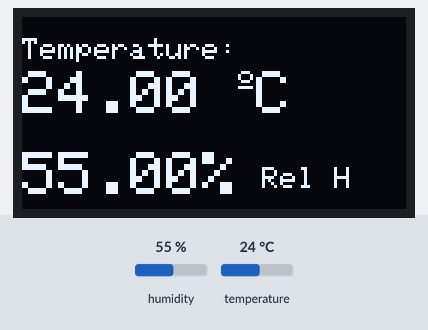
A sketch run on a simulated Arduino Uno, built with avr-gcc and run on an emulated ATmega328P. Shown: 128×64 one-colour display. The inputs (shaded band) are chosen by the test bench; at power-on: humidity 55 %, temperature 24 °C. What the sketch prints to the serial monitor is not drawn.

Above: at 3.8 s.
3.9 s: humidity set to 22 %
At 8.7 s:
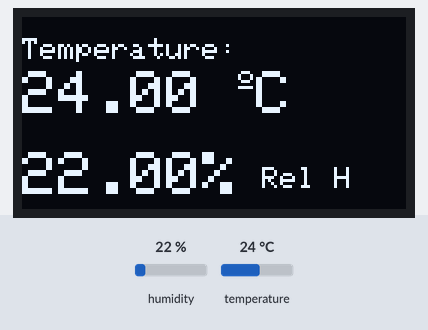
9.0 s: temperature set to 12 °C
At 12.4 s:
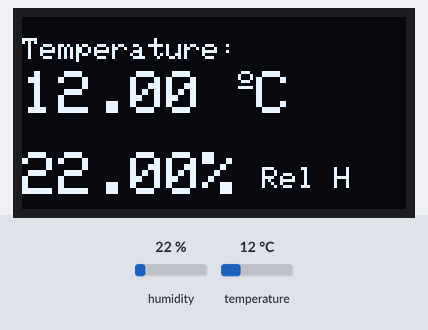
13.4 s: humidity set to 40 %
At 17.3 s:
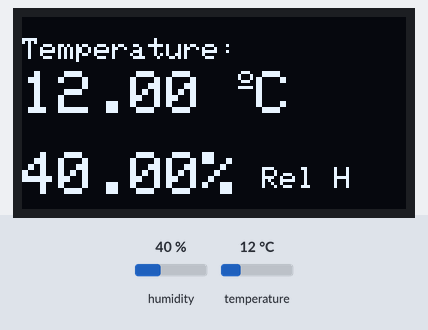
17.7 s: temperature set to 19 °C
At 21.0 s:
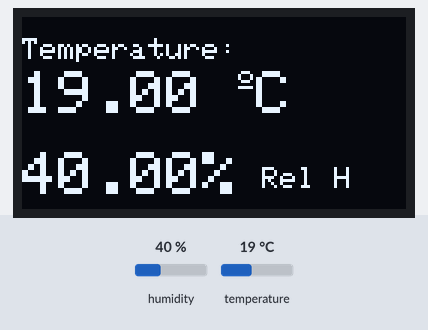
Timing chart, 0 to 22.5 s (numbered marks = the images above; inputs shaded):
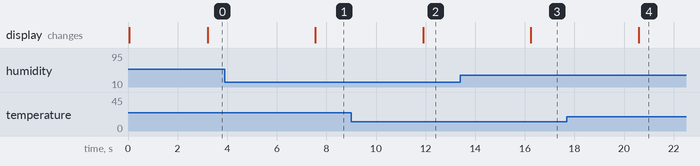

The sketch:

SEED_SHT3X_SH110X.ino
```cpp
/* Released into the public domain */
//Adafruit Librairies @ https://learn.adafruit.com/adafruit-all-about-arduino-libraries-install-use/arduino-libraries
// © DevIoTCanada RFT Enr. Non Commercial usage liscense granted.
#include "Adafruit_SHT31.h"
#include <Wire.h>
#include <Adafruit_GFX.h>
#include <Adafruit_SH110X.h>
Adafruit_SHT31 sht31 = Adafruit_SHT31();
#define i2c_Address 0x3c
#define SCREEN_WIDTH 128
#define SCREEN_HEIGHT 64
#define OLED_RESET -1
Adafruit_SH1106G display = Adafruit_SH1106G(SCREEN_WIDTH, SCREEN_HEIGHT, &Wire, OLED_RESET);
#define NUMFLAKES 6
#define XPOS 0
#define YPOS 1
#define DELTAY 2
#define LOGO16_GLCD_HEIGHT 16
#define LOGO16_GLCD_WIDTH  16
void setup() {
      Serial.begin(9600);
      delay(10);
      Serial.println("SHT31 test");
      if (! sht31.begin(0x44)) {
      Serial.println("Couldn't find SHT31");
      while (1) delay(1);
      }
        if(!display.begin(i2c_Address, true)) {
    Serial.println(F("Display allocation failed"));
    for(;;);
  }
  delay(1000);
  display.clearDisplay();
}
void loop() {

    float t = sht31.readTemperature();
    float h = sht31.readHumidity();

    if (! isnan(t)) {Serial.print("Temp *C = "); Serial.println(t);}
    else {
    t=0.0;
    Serial.println("Failed to read temperature");
    }
    if (! isnan(h)) {Serial.print("Hum. % = "); Serial.println(h);}
    else {
    h=0.0;
    Serial.println("Failed to read humidity");
    }
    Serial.println();
    delay(100);
    display.clearDisplay();

    // display temperature
    display.setTextColor(SH110X_WHITE);
    display.setCursor(0, 0);
    delay(2000);
    display.setTextSize(1);
    display.setCursor(0,7);
    display.print("Temperature: ");
    display.setTextSize(2);
    display.setCursor(0,18);
    display.print(t);
    display.print(" ");
    display.setTextSize(1);
    display.cp437(true);
    display.write(167);
    display.setTextSize(2);
    display.print("C");

    // display humidity
    display.setTextSize(2);
    display.setCursor(0, 45);
    display.print(h);
    display.print("%");
    display.setTextSize(1);
    display.setCursor(74, 50);
    display.print(" ");
    display.print("Rel H");
    display.display();
}
// 
```

Measured:
- after the input at 3.9 s, the display: changes after 3.7 s (image 1)
- after the input at 9.0 s, the display: changes after 2.9 s (image 2)
- after the input at 13.4 s, the display: changes after 2.8 s (image 3)
- after the input at 17.7 s, the display: changes after 2.9 s (image 4)
